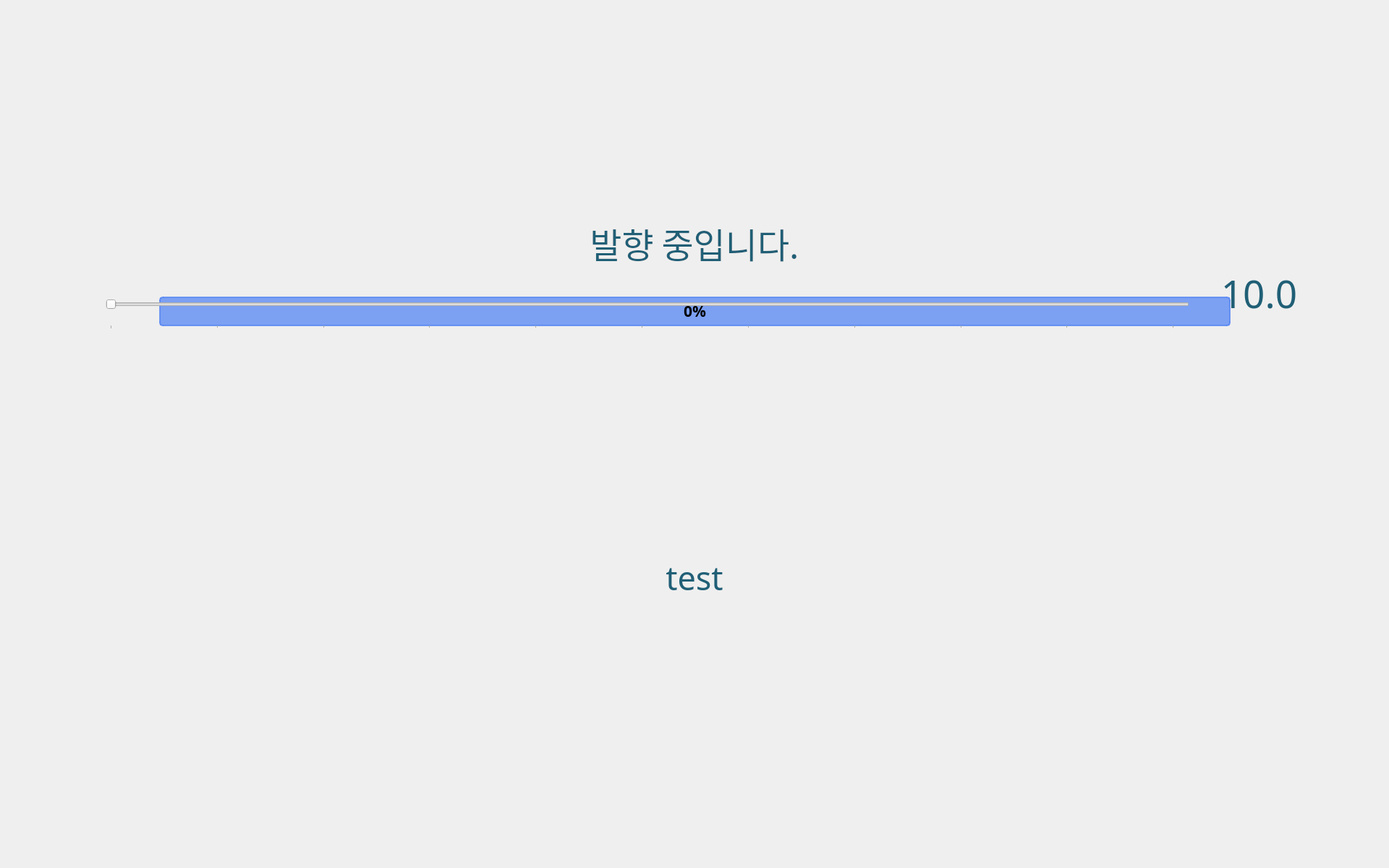
<?xml version="1.0" encoding="UTF-8"?>
<ui version="4.0">
 <class>MainWindow</class>
 <widget class="QMainWindow" name="MainWindow">
  <property name="geometry">
   <rect>
    <x>0</x>
    <y>0</y>
    <width>1920</width>
    <height>1200</height>
   </rect>
  </property>
  <property name="sizePolicy">
   <sizepolicy hsizetype="Maximum" vsizetype="Maximum">
    <horstretch>0</horstretch>
    <verstretch>0</verstretch>
   </sizepolicy>
  </property>
  <property name="maximumSize">
   <size>
    <width>1920</width>
    <height>1200</height>
   </size>
  </property>
  <property name="font">
   <font>
    <family>Malgun Gothic</family>
    <pointsize>16</pointsize>
   </font>
  </property>
  <property name="focusPolicy">
   <enum>Qt::FocusPolicy::NoFocus</enum>
  </property>
  <property name="windowTitle">
   <string>Digital Olfaction Solution</string>
  </property>
  <property name="styleSheet">
   <string notr="true"/>
  </property>
  <widget class="QWidget" name="centralwidget">
   <widget class="QLabel" name="label_background">
    <property name="geometry">
     <rect>
      <x>0</x>
      <y>0</y>
      <width>1920</width>
      <height>1200</height>
     </rect>
    </property>
    <property name="font">
     <font>
      <family>Malgun Gothic</family>
      <pointsize>16</pointsize>
      <bold>false</bold>
     </font>
    </property>
    <property name="styleSheet">
     <string notr="true">QLabel{
	image : url(./ui/images/train_st/bg_train.png);
}</string>
    </property>
    <property name="text">
     <string/>
    </property>
   </widget>
   <widget class="QPushButton" name="pb_retry">
    <property name="geometry">
     <rect>
      <x>800</x>
      <y>933</y>
      <width>320</width>
      <height>130</height>
     </rect>
    </property>
    <property name="font">
     <font>
      <family>Malgun Gothic</family>
      <pointsize>24</pointsize>
     </font>
    </property>
    <property name="styleSheet">
     <string notr="true">QPushButton{
	background-image : url(./ui/images/common_locale/btn_retry.png);
	border : 0px;
}

QPushButton::hover{
	background-image : url(./ui/images/common_locale/btn_retry_over.png);
	border : 0px;
}</string>
    </property>
    <property name="text">
     <string/>
    </property>
   </widget>
   <widget class="QLabel" name="label_guide">
    <property name="geometry">
     <rect>
      <x>35</x>
      <y>240</y>
      <width>1850</width>
      <height>131</height>
     </rect>
    </property>
    <property name="font">
     <font>
      <family>Malgun Gothic</family>
      <pointsize>36</pointsize>
      <italic>false</italic>
      <bold>false</bold>
     </font>
    </property>
    <property name="styleSheet">
     <string notr="true">QLabel{
	font : 36pt;
	color : #205f76;
}</string>
    </property>
    <property name="text">
     <string>&lt;html&gt;&lt;head/&gt;&lt;body&gt;&lt;p align=&quot;center&quot;&gt;발향 중입니다.&lt;/p&gt;&lt;/body&gt;&lt;/html&gt;</string>
    </property>
    <property name="alignment">
     <set>Qt::AlignmentFlag::AlignBottom|Qt::AlignmentFlag::AlignHCenter</set>
    </property>
    <property name="margin">
     <number>0</number>
    </property>
    <property name="indent">
     <number>0</number>
    </property>
   </widget>
   <widget class="QPushButton" name="pb_quit">
    <property name="geometry">
     <rect>
      <x>1807</x>
      <y>13</y>
      <width>96</width>
      <height>96</height>
     </rect>
    </property>
    <property name="sizePolicy">
     <sizepolicy hsizetype="Preferred" vsizetype="Preferred">
      <horstretch>0</horstretch>
      <verstretch>0</verstretch>
     </sizepolicy>
    </property>
    <property name="minimumSize">
     <size>
      <width>40</width>
      <height>40</height>
     </size>
    </property>
    <property name="maximumSize">
     <size>
      <width>16777215</width>
      <height>16777215</height>
     </size>
    </property>
    <property name="font">
     <font>
      <family>Malgun Gothic</family>
      <pointsize>12</pointsize>
     </font>
    </property>
    <property name="styleSheet">
     <string notr="true">QPushButton{
	background-image : url(./ui/images/common/btn_logout.png);
	border : 0px;
}

QPushButton::hover{
	background-image : url(./ui/images/common/btn_logout_over.png);
	border : 0px;
}</string>
    </property>
    <property name="text">
     <string/>
    </property>
   </widget>
   <widget class="QPushButton" name="pb_select">
    <property name="geometry">
     <rect>
      <x>780</x>
      <y>499</y>
      <width>360</width>
      <height>260</height>
     </rect>
    </property>
    <property name="sizePolicy">
     <sizepolicy hsizetype="Expanding" vsizetype="Expanding">
      <horstretch>0</horstretch>
      <verstretch>0</verstretch>
     </sizepolicy>
    </property>
    <property name="font">
     <font>
      <family>Malgun Gothic</family>
      <pointsize>36</pointsize>
     </font>
    </property>
    <property name="styleSheet">
     <string notr="true">QPushButton{
	border : 0px;
}</string>
    </property>
    <property name="text">
     <string/>
    </property>
   </widget>
   <widget class="QLabel" name="label_select">
    <property name="geometry">
     <rect>
      <x>780</x>
      <y>769</y>
      <width>360</width>
      <height>61</height>
     </rect>
    </property>
    <property name="font">
     <font>
      <family>Malgun Gothic</family>
      <pointsize>34</pointsize>
      <italic>false</italic>
      <bold>false</bold>
     </font>
    </property>
    <property name="styleSheet">
     <string notr="true">QLabel{
	font : 34pt;
	color : #205f76;
}</string>
    </property>
    <property name="text">
     <string>test</string>
    </property>
    <property name="alignment">
     <set>Qt::AlignmentFlag::AlignBottom|Qt::AlignmentFlag::AlignHCenter</set>
    </property>
   </widget>
   <widget class="QProgressBar" name="pg_scent">
    <property name="geometry">
     <rect>
      <x>220</x>
      <y>410</y>
      <width>1481</width>
      <height>41</height>
     </rect>
    </property>
    <property name="font">
     <font>
      <family>Malgun Gothic</family>
      <pointsize>16</pointsize>
      <bold>true</bold>
     </font>
    </property>
    <property name="styleSheet">
     <string notr="true">QProgressBar {
border: 2px solid rgba(77, 127, 243, 180);
border-radius: 5px;
text-align: center;
background-color: rgba(77, 127, 243, 180);
color: black;
}
QProgressBar::chunk {
    background-color: #AAD7DD;
}</string>
    </property>
    <property name="value">
     <number>0</number>
    </property>
   </widget>
   <widget class="QLabel" name="label_next">
    <property name="geometry">
     <rect>
      <x>550</x>
      <y>380</y>
      <width>821</width>
      <height>61</height>
     </rect>
    </property>
    <property name="font">
     <font>
      <family>Malgun Gothic</family>
      <pointsize>24</pointsize>
      <italic>false</italic>
      <bold>false</bold>
     </font>
    </property>
    <property name="styleSheet">
     <string notr="true">QLabel{
	font : 24pt;
	color : #205f76;
}</string>
    </property>
    <property name="text">
     <string/>
    </property>
    <property name="alignment">
     <set>Qt::AlignmentFlag::AlignCenter</set>
    </property>
   </widget>
   <widget class="QPushButton" name="pb_back">
    <property name="geometry">
     <rect>
      <x>25</x>
      <y>933</y>
      <width>260</width>
      <height>130</height>
     </rect>
    </property>
    <property name="font">
     <font>
      <family>Malgun Gothic</family>
      <pointsize>24</pointsize>
     </font>
    </property>
    <property name="styleSheet">
     <string notr="true">QPushButton{
	background-image : url(./ui/images/common_locale/btn_back.png);
	border : 0px;
}

QPushButton::hover{
	background-image : url(./ui/images/common_locale/btn_back_over.png);
	border : 0px;
}</string>
    </property>
    <property name="text">
     <string/>
    </property>
   </widget>
   <widget class="QLabel" name="label_selfcheck">
    <property name="geometry">
     <rect>
      <x>1680</x>
      <y>370</y>
      <width>121</width>
      <height>71</height>
     </rect>
    </property>
    <property name="sizePolicy">
     <sizepolicy hsizetype="Fixed" vsizetype="Preferred">
      <horstretch>0</horstretch>
      <verstretch>0</verstretch>
     </sizepolicy>
    </property>
    <property name="minimumSize">
     <size>
      <width>0</width>
      <height>0</height>
     </size>
    </property>
    <property name="maximumSize">
     <size>
      <width>16777215</width>
      <height>16777215</height>
     </size>
    </property>
    <property name="font">
     <font>
      <family>Malgun Gothic</family>
      <pointsize>40</pointsize>
      <italic>false</italic>
      <bold>false</bold>
     </font>
    </property>
    <property name="styleSheet">
     <string notr="true">QLabel{
	font : 40pt;
	color : #205f76;
}</string>
    </property>
    <property name="text">
     <string>10.0</string>
    </property>
    <property name="alignment">
     <set>Qt::AlignmentFlag::AlignCenter</set>
    </property>
    <property name="margin">
     <number>0</number>
    </property>
    <property name="indent">
     <number>-1</number>
    </property>
   </widget>
   <widget class="scentSlider" name="hs_selfcheck">
    <property name="geometry">
     <rect>
      <x>146</x>
      <y>394</y>
      <width>1498</width>
      <height>61</height>
     </rect>
    </property>
    <property name="maximum">
     <number>101</number>
    </property>
    <property name="singleStep">
     <number>10</number>
    </property>
    <property name="pageStep">
     <number>10</number>
    </property>
    <property name="value">
     <number>0</number>
    </property>
    <property name="sliderPosition">
     <number>0</number>
    </property>
    <property name="tracking">
     <bool>true</bool>
    </property>
    <property name="orientation">
     <enum>Qt::Orientation::Horizontal</enum>
    </property>
    <property name="invertedAppearance">
     <bool>false</bool>
    </property>
    <property name="invertedControls">
     <bool>false</bool>
    </property>
    <property name="tickPosition">
     <enum>QSlider::TickPosition::TicksBelow</enum>
    </property>
   </widget>
   <widget class="QLabel" name="label_bg_selfcheck">
    <property name="geometry">
     <rect>
      <x>115</x>
      <y>421</y>
      <width>1561</width>
      <height>78</height>
     </rect>
    </property>
    <property name="sizePolicy">
     <sizepolicy hsizetype="Fixed" vsizetype="Preferred">
      <horstretch>0</horstretch>
      <verstretch>0</verstretch>
     </sizepolicy>
    </property>
    <property name="minimumSize">
     <size>
      <width>0</width>
      <height>0</height>
     </size>
    </property>
    <property name="maximumSize">
     <size>
      <width>16777215</width>
      <height>16777215</height>
     </size>
    </property>
    <property name="font">
     <font>
      <family>Malgun Gothic</family>
      <pointsize>40</pointsize>
      <italic>false</italic>
      <bold>false</bold>
     </font>
    </property>
    <property name="styleSheet">
     <string notr="true">QLabel{
	image : url(./ui/images/train_st/bg_selfcheck.png);
}</string>
    </property>
    <property name="text">
     <string/>
    </property>
    <property name="alignment">
     <set>Qt::AlignmentFlag::AlignCenter</set>
    </property>
    <property name="margin">
     <number>0</number>
    </property>
    <property name="indent">
     <number>-1</number>
    </property>
   </widget>
   <widget class="QPushButton" name="pb_next">
    <property name="geometry">
     <rect>
      <x>1580</x>
      <y>933</y>
      <width>320</width>
      <height>130</height>
     </rect>
    </property>
    <property name="font">
     <font>
      <family>Malgun Gothic</family>
      <pointsize>24</pointsize>
     </font>
    </property>
    <property name="styleSheet">
     <string notr="true">QPushButton{
	background-image : url(./ui/images/common_locale/btn_records.png);
	border : 0px;
}

QPushButton::hover{
	background-image : url(./ui/images/common_locale/btn_records_over.png);
	border : 0px;
}</string>
    </property>
    <property name="text">
     <string/>
    </property>
   </widget>
   <zorder>label_background</zorder>
   <zorder>pb_retry</zorder>
   <zorder>label_guide</zorder>
   <zorder>pb_quit</zorder>
   <zorder>pb_select</zorder>
   <zorder>label_select</zorder>
   <zorder>pg_scent</zorder>
   <zorder>label_next</zorder>
   <zorder>pb_back</zorder>
   <zorder>label_selfcheck</zorder>
   <zorder>label_bg_selfcheck</zorder>
   <zorder>hs_selfcheck</zorder>
   <zorder>pb_next</zorder>
  </widget>
 </widget>
 <customwidgets>
  <customwidget>
   <class>scentSlider</class>
   <extends>QSlider</extends>
   <header>ui_custom</header>
  </customwidget>
 </customwidgets>
 <resources/>
 <connections/>
</ui>
